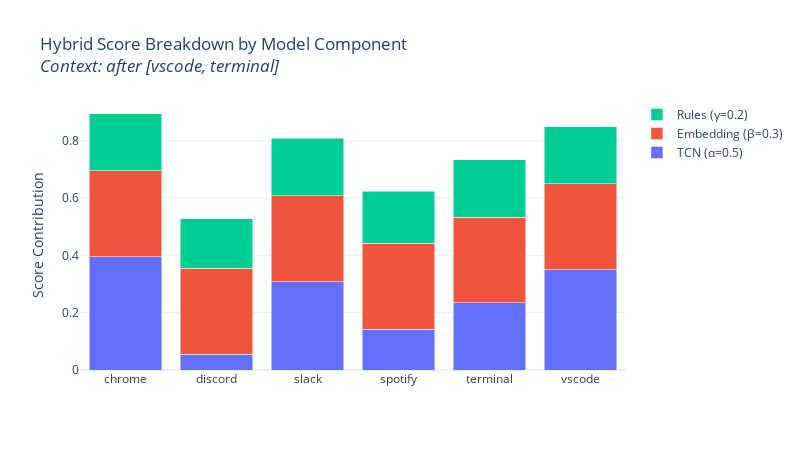

The notebook cell this image was saved under:
### Markdown cell above
## Model Score Contribution

### Code cell
# Show how each model contributes to hybrid score

sample_apps = list(vocab.keys())
hybrid_ctx = {
    'recent_window': np.random.rand(24, len(vocab)),
    'recent_apps': ['vscode', 'terminal'],
    'timestamp': int(time.time()),
    'usage_stats': {}
}

# Get individual scores
with torch.no_grad():
    tcn_scores = tcn_model(torch.FloatTensor(hybrid_ctx['recent_window'][None, :, :])).squeeze().numpy()

tcn_dict = {inv_vocab[i]: tcn_scores[i] for i in range(len(tcn_scores))}
emb_scores = {app: emb_model.similarity_to_set(app, hybrid_ctx['recent_apps']) for app in vocab}
rule_scores = {app: rule_miner.get_rule_score(hybrid_ctx['recent_apps'], app) for app in vocab}

# Weighted contributions
w = {'tcn': 0.5, 'emb': 0.3, 'rules': 0.2}
tcn_contrib  = {app: w['tcn'] * tcn_dict[app] for app in vocab}
emb_contrib  = {app: w['emb'] * emb_scores[app] for app in vocab}
rule_contrib = {app: w['rules'] * rule_scores[app] for app in vocab}

apps = list(vocab.keys())

fig = go.Figure(data=[
    go.Bar(name='TCN (α=0.5)', x=apps, y=[tcn_contrib[a] for a in apps], marker_color='#636EFA'),
    go.Bar(name='Embedding (β=0.3)', x=apps, y=[emb_contrib[a] for a in apps], marker_color='#EF553B'),
    go.Bar(name='Rules (γ=0.2)', x=apps, y=[rule_contrib[a] for a in apps], marker_color='#00CC96'),
])

fig.update_layout(
    title="Hybrid Score Breakdown by Model Component<br><i>Context: after [vscode, terminal]</i>",
    barmode='stack',
    yaxis_title="Score Contribution",
    template='plotly_white',
    height=450, width=800
)
fig.show()

### Figure 1 — Plotly figure (JSON) as saved in the notebook; plotly's stock layout.template omitted (floating-point values rounded to 4 significant figures)
{"data": [{"marker": {"color": "#636EFA"}, "name": "TCN (α=0.5)", "type": "bar", "x": ["chrome", "discord", "slack", "spotify", "terminal", "vscode"], "y": [0.395, 0.05508, 0.308, 0.1418, 0.2338, 0.3493]}, {"marker": {"color": "#EF553B"}, "name": "Embedding (β=0.3)", "type": "bar", "x": ["chrome", "discord", "slack", "spotify", "terminal", "vscode"], "y": [0.2999, 0.2998, 0.2999, 0.2999, 0.3, 0.3]}, {"marker": {"color": "#00CC96"}, "name": "Rules (γ=0.2)", "type": "bar", "x": ["chrome", "discord", "slack", "spotify", "terminal", "vscode"], "y": [0.2, 0.1727, 0.2, 0.1818, 0.2, 0.2]}], "layout": {"barmode": "stack", "height": 450, "title": {"text": "Hybrid Score Breakdown by Model Component<br><i>Context: after [vscode, terminal]</i>"}, "width": 800, "yaxis": {"title": {"text": "Score Contribution"}}}}
